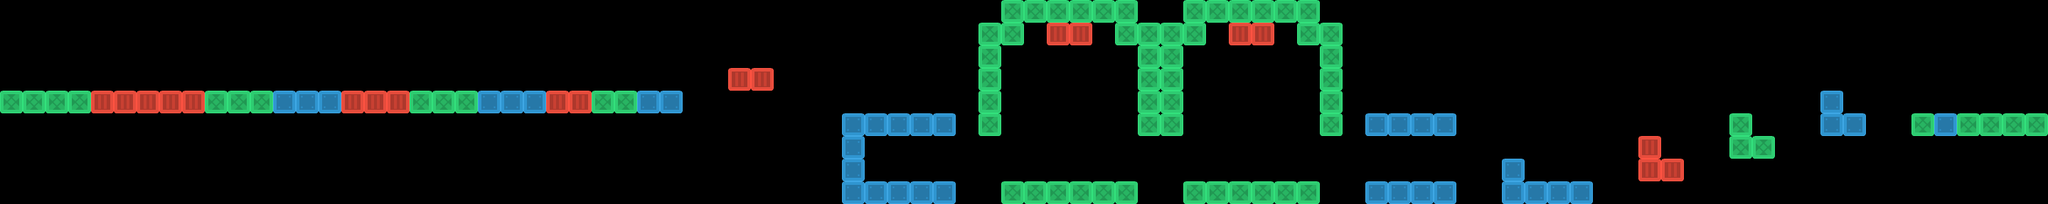

The image is a tile-based game level rendered from a .tmx file. Its description and source (layers, tilesets, objects; grid data summarised) follow:
An orthogonal 90x9 tile map with 32x32 px tiles, 3 tile layers (blue, green, red), 3 tilesets and 15 objects.

<map version="1.0" tiledversion="1.0.2" orientation="orthogonal" renderorder="left-up" width="90" height="9" tilewidth="32" tileheight="32" nextobjectid="18">
 <tileset firstgid="1" source="redBlock.tsx" />
 <tileset firstgid="2" source="greenBlock.tsx" />
 <tileset firstgid="3" source="blueBlock.tsx" />
 <layer name="blue" width="90" height="9">
  <data>[810 cells, 37 non-empty, 1 distinct tile ids]</data>
 </layer>
 <layer name="green" width="90" height="9">
  <data>[810 cells, 68 non-empty, 1 distinct tile ids]</data>
 </layer>
 <layer name="red" width="90" height="9">
  <data>[810 cells, 19 non-empty, 1 distinct tile ids]</data>
 </layer>
 <objectgroup name="coins">
  <object id="2" x="2784" y="128">
   <ellipse />
  </object>
  <object id="3" x="2752" y="96">
   <ellipse />
  </object>
  <object id="4" x="2752" y="128">
   <ellipse />
  </object>
  <object id="5" x="2784" y="96">
   <ellipse />
  </object>
  <object id="6" x="2575" y="99">
   <ellipse />
  </object>
  <object id="7" x="2451" y="129">
   <ellipse />
  </object>
  <object id="8" x="2317" y="163">
   <ellipse />
  </object>
  <object id="9" x="2144" y="192">
   <ellipse />
  </object>
  <object id="10" x="1760" y="224">
   <ellipse />
  </object>
  <object id="11" x="1504" y="224">
   <ellipse />
  </object>
  <object id="12" x="1056" y="64">
   <ellipse />
  </object>
  <object id="13" x="1632" y="160">
   <ellipse />
  </object>
  <object id="16" x="1984" y="224">
   <ellipse />
  </object>
 </objectgroup>
 <objectgroup name="end" visible="0">
  <object id="1" x="2816" y="128">
   <ellipse />
  </object>
 </objectgroup>
 <objectgroup name="spawnPoint" visible="0">
  <object id="17" x="141" y="80">
   <ellipse />
  </object>
 </objectgroup>
</map>
